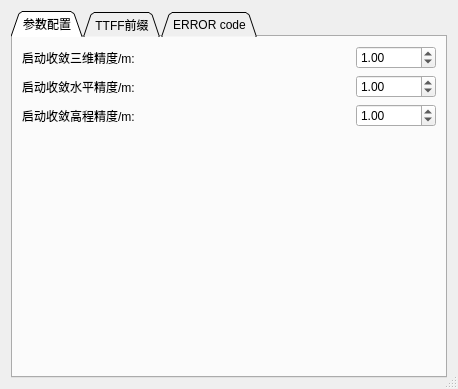
<?xml version="1.0" encoding="UTF-8"?>
<ui version="4.0">
 <class>Settings</class>
 <widget class="QDialog" name="Settings">
  <property name="windowModality">
   <enum>Qt::ApplicationModal</enum>
  </property>
  <property name="geometry">
   <rect>
    <x>0</x>
    <y>0</y>
    <width>458</width>
    <height>389</height>
   </rect>
  </property>
  <property name="windowTitle">
   <string>Dialog</string>
  </property>
  <property name="sizeGripEnabled">
   <bool>true</bool>
  </property>
  <layout class="QVBoxLayout" name="verticalLayout">
   <item>
    <widget class="QTabWidget" name="tabWidget">
     <property name="font">
      <font>
       <family>Microsoft YaHei UI</family>
       <pointsize>9</pointsize>
      </font>
     </property>
     <property name="cursor">
      <cursorShape>ArrowCursor</cursorShape>
     </property>
     <property name="contextMenuPolicy">
      <enum>Qt::DefaultContextMenu</enum>
     </property>
     <property name="layoutDirection">
      <enum>Qt::LeftToRight</enum>
     </property>
     <property name="styleSheet">
      <string notr="true"/>
     </property>
     <property name="tabPosition">
      <enum>QTabWidget::North</enum>
     </property>
     <property name="tabShape">
      <enum>QTabWidget::Triangular</enum>
     </property>
     <property name="currentIndex">
      <number>0</number>
     </property>
     <property name="elideMode">
      <enum>Qt::ElideNone</enum>
     </property>
     <widget class="QWidget" name="tab_param">
      <attribute name="title">
       <string>参数配置</string>
      </attribute>
      <layout class="QVBoxLayout" name="verticalLayout_6">
       <item>
        <layout class="QHBoxLayout" name="horizontalLayout">
         <item>
          <widget class="QLabel" name="label">
           <property name="text">
            <string>启动收敛三维精度/m:</string>
           </property>
          </widget>
         </item>
         <item>
          <widget class="QDoubleSpinBox" name="doubleSpinBox_fix_3d_precision">
           <property name="minimumSize">
            <size>
             <width>80</width>
             <height>0</height>
            </size>
           </property>
           <property name="maximumSize">
            <size>
             <width>80</width>
             <height>16777215</height>
            </size>
           </property>
           <property name="focusPolicy">
            <enum>Qt::WheelFocus</enum>
           </property>
           <property name="contextMenuPolicy">
            <enum>Qt::DefaultContextMenu</enum>
           </property>
           <property name="stepType">
            <enum>QAbstractSpinBox::DefaultStepType</enum>
           </property>
           <property name="value">
            <double>1.000000000000000</double>
           </property>
          </widget>
         </item>
        </layout>
       </item>
       <item>
        <layout class="QHBoxLayout" name="horizontalLayout_4">
         <item>
          <widget class="QLabel" name="label_8">
           <property name="text">
            <string>启动收敛水平精度/m:</string>
           </property>
          </widget>
         </item>
         <item>
          <widget class="QDoubleSpinBox" name="doubleSpinBox_fix_2d_precision">
           <property name="minimumSize">
            <size>
             <width>80</width>
             <height>0</height>
            </size>
           </property>
           <property name="maximumSize">
            <size>
             <width>80</width>
             <height>16777215</height>
            </size>
           </property>
           <property name="focusPolicy">
            <enum>Qt::WheelFocus</enum>
           </property>
           <property name="contextMenuPolicy">
            <enum>Qt::DefaultContextMenu</enum>
           </property>
           <property name="stepType">
            <enum>QAbstractSpinBox::DefaultStepType</enum>
           </property>
           <property name="value">
            <double>1.000000000000000</double>
           </property>
          </widget>
         </item>
        </layout>
       </item>
       <item>
        <layout class="QHBoxLayout" name="horizontalLayout_5">
         <item>
          <widget class="QLabel" name="label_11">
           <property name="text">
            <string>启动收敛高程精度/m:</string>
           </property>
          </widget>
         </item>
         <item>
          <widget class="QDoubleSpinBox" name="doubleSpinBox_fix_hgt_precision">
           <property name="minimumSize">
            <size>
             <width>80</width>
             <height>0</height>
            </size>
           </property>
           <property name="maximumSize">
            <size>
             <width>80</width>
             <height>16777215</height>
            </size>
           </property>
           <property name="focusPolicy">
            <enum>Qt::WheelFocus</enum>
           </property>
           <property name="contextMenuPolicy">
            <enum>Qt::DefaultContextMenu</enum>
           </property>
           <property name="stepType">
            <enum>QAbstractSpinBox::DefaultStepType</enum>
           </property>
           <property name="value">
            <double>1.000000000000000</double>
           </property>
          </widget>
         </item>
        </layout>
       </item>
       <item>
        <widget class="QLabel" name="label_10">
         <property name="sizePolicy">
          <sizepolicy hsizetype="Preferred" vsizetype="Expanding">
           <horstretch>0</horstretch>
           <verstretch>0</verstretch>
          </sizepolicy>
         </property>
         <property name="text">
          <string/>
         </property>
        </widget>
       </item>
      </layout>
     </widget>
     <widget class="QWidget" name="tab_prefix">
      <attribute name="title">
       <string>TTFF前缀</string>
      </attribute>
      <layout class="QHBoxLayout" name="horizontalLayout_2">
       <item>
        <layout class="QVBoxLayout" name="verticalLayout_2">
         <item>
          <widget class="QLabel" name="label_9">
           <property name="sizePolicy">
            <sizepolicy hsizetype="Preferred" vsizetype="Expanding">
             <horstretch>0</horstretch>
             <verstretch>0</verstretch>
            </sizepolicy>
           </property>
           <property name="styleSheet">
            <string notr="true"/>
           </property>
           <property name="text">
            <string/>
           </property>
          </widget>
         </item>
         <item>
          <widget class="QLabel" name="label_4">
           <property name="sizePolicy">
            <sizepolicy hsizetype="Preferred" vsizetype="Preferred">
             <horstretch>0</horstretch>
             <verstretch>0</verstretch>
            </sizepolicy>
           </property>
           <property name="font">
            <font>
             <family>Microsoft YaHei UI</family>
             <pointsize>9</pointsize>
             <weight>50</weight>
             <bold>false</bold>
            </font>
           </property>
           <property name="styleSheet">
            <string notr="true"/>
           </property>
           <property name="text">
            <string>请添加字段头：</string>
           </property>
          </widget>
         </item>
         <item alignment="Qt::AlignHCenter|Qt::AlignVCenter">
          <widget class="QLineEdit" name="lineEdit_prefix">
           <property name="minimumSize">
            <size>
             <width>0</width>
             <height>20</height>
            </size>
           </property>
          </widget>
         </item>
         <item alignment="Qt::AlignRight|Qt::AlignVCenter">
          <widget class="QPushButton" name="pushButton_add_prefix">
           <property name="font">
            <font>
             <family>Microsoft YaHei UI</family>
             <pointsize>9</pointsize>
            </font>
           </property>
           <property name="cursor">
            <cursorShape>PointingHandCursor</cursorShape>
           </property>
           <property name="styleSheet">
            <string notr="true">#pushButton_add_prefix:hover {
	background-color: rgb(173, 173, 173);
}
#pushButton_add_prefix:pressed {
	background-color: rgb(113, 113, 113);
}</string>
           </property>
           <property name="text">
            <string>添加</string>
           </property>
          </widget>
         </item>
         <item>
          <widget class="QLabel" name="label_3">
           <property name="sizePolicy">
            <sizepolicy hsizetype="Preferred" vsizetype="Expanding">
             <horstretch>0</horstretch>
             <verstretch>0</verstretch>
            </sizepolicy>
           </property>
           <property name="text">
            <string/>
           </property>
          </widget>
         </item>
        </layout>
       </item>
       <item>
        <layout class="QVBoxLayout" name="verticalLayout_3">
         <item>
          <widget class="QLabel" name="label_2">
           <property name="font">
            <font>
             <family>Calibri</family>
             <pointsize>10</pointsize>
             <weight>75</weight>
             <bold>true</bold>
            </font>
           </property>
           <property name="styleSheet">
            <string notr="true">color:red</string>
           </property>
           <property name="text">
            <string>注: 如下字段不区分大小写</string>
           </property>
          </widget>
         </item>
         <item>
          <widget class="QListWidget" name="listWidget_prefix">
           <property name="cursor" stdset="0">
            <cursorShape>ArrowCursor</cursorShape>
           </property>
          </widget>
         </item>
         <item alignment="Qt::AlignRight">
          <widget class="QPushButton" name="pushButton_delete_prefix">
           <property name="cursor">
            <cursorShape>PointingHandCursor</cursorShape>
           </property>
           <property name="styleSheet">
            <string notr="true">#pushButton_delete_prefix:hover {
	background-color: rgb(173, 173, 173);
}
#pushButton_delete_prefix:pressed {
	background-color: rgb(113, 113, 113);
}</string>
           </property>
           <property name="text">
            <string>删除</string>
           </property>
          </widget>
         </item>
        </layout>
       </item>
      </layout>
     </widget>
     <widget class="QWidget" name="tab_error">
      <attribute name="title">
       <string>ERROR code</string>
      </attribute>
      <layout class="QHBoxLayout" name="horizontalLayout_3">
       <item>
        <layout class="QVBoxLayout" name="verticalLayout_5">
         <item>
          <widget class="QLabel" name="label_7">
           <property name="text">
            <string/>
           </property>
          </widget>
         </item>
         <item>
          <widget class="QLabel" name="label_5">
           <property name="sizePolicy">
            <sizepolicy hsizetype="Preferred" vsizetype="Fixed">
             <horstretch>0</horstretch>
             <verstretch>0</verstretch>
            </sizepolicy>
           </property>
           <property name="font">
            <font>
             <family>Microsoft JhengHei UI</family>
             <pointsize>9</pointsize>
             <weight>75</weight>
             <bold>true</bold>
            </font>
           </property>
           <property name="styleSheet">
            <string notr="true"/>
           </property>
           <property name="text">
            <string>请添加字段头：</string>
           </property>
          </widget>
         </item>
         <item>
          <widget class="QLineEdit" name="lineEdit_error">
           <property name="minimumSize">
            <size>
             <width>0</width>
             <height>20</height>
            </size>
           </property>
          </widget>
         </item>
         <item alignment="Qt::AlignRight">
          <widget class="QPushButton" name="pushButton_add_error">
           <property name="font">
            <font>
             <family>Microsoft YaHei UI</family>
             <pointsize>9</pointsize>
            </font>
           </property>
           <property name="cursor">
            <cursorShape>PointingHandCursor</cursorShape>
           </property>
           <property name="styleSheet">
            <string notr="true">#pushButton_add_error:hover {
	background-color: rgb(173, 173, 173);
}
#pushButton_add_error:pressed {
	background-color: rgb(113, 113, 113);
}</string>
           </property>
           <property name="text">
            <string>添加</string>
           </property>
          </widget>
         </item>
         <item>
          <widget class="QLabel" name="label_6">
           <property name="text">
            <string/>
           </property>
          </widget>
         </item>
        </layout>
       </item>
       <item>
        <layout class="QVBoxLayout" name="verticalLayout_4">
         <item>
          <widget class="QLabel" name="label_13">
           <property name="styleSheet">
            <string notr="true">color:red;
font:bold</string>
           </property>
           <property name="text">
            <string>注: 如下字段不区分大小写</string>
           </property>
          </widget>
         </item>
         <item>
          <widget class="QListWidget" name="listWidget_error"/>
         </item>
         <item alignment="Qt::AlignRight">
          <widget class="QPushButton" name="pushButton_delete_error">
           <property name="font">
            <font>
             <family>Microsoft YaHei UI</family>
             <pointsize>9</pointsize>
            </font>
           </property>
           <property name="cursor">
            <cursorShape>PointingHandCursor</cursorShape>
           </property>
           <property name="styleSheet">
            <string notr="true">#pushButton_delete_error:hover {
	background-color: rgb(173, 173, 173);
}
#pushButton_delete_error:pressed {
	background-color: rgb(113, 113, 113);
}</string>
           </property>
           <property name="text">
            <string>删除</string>
           </property>
          </widget>
         </item>
        </layout>
       </item>
      </layout>
     </widget>
    </widget>
   </item>
  </layout>
 </widget>
 <resources/>
 <connections/>
</ui>
